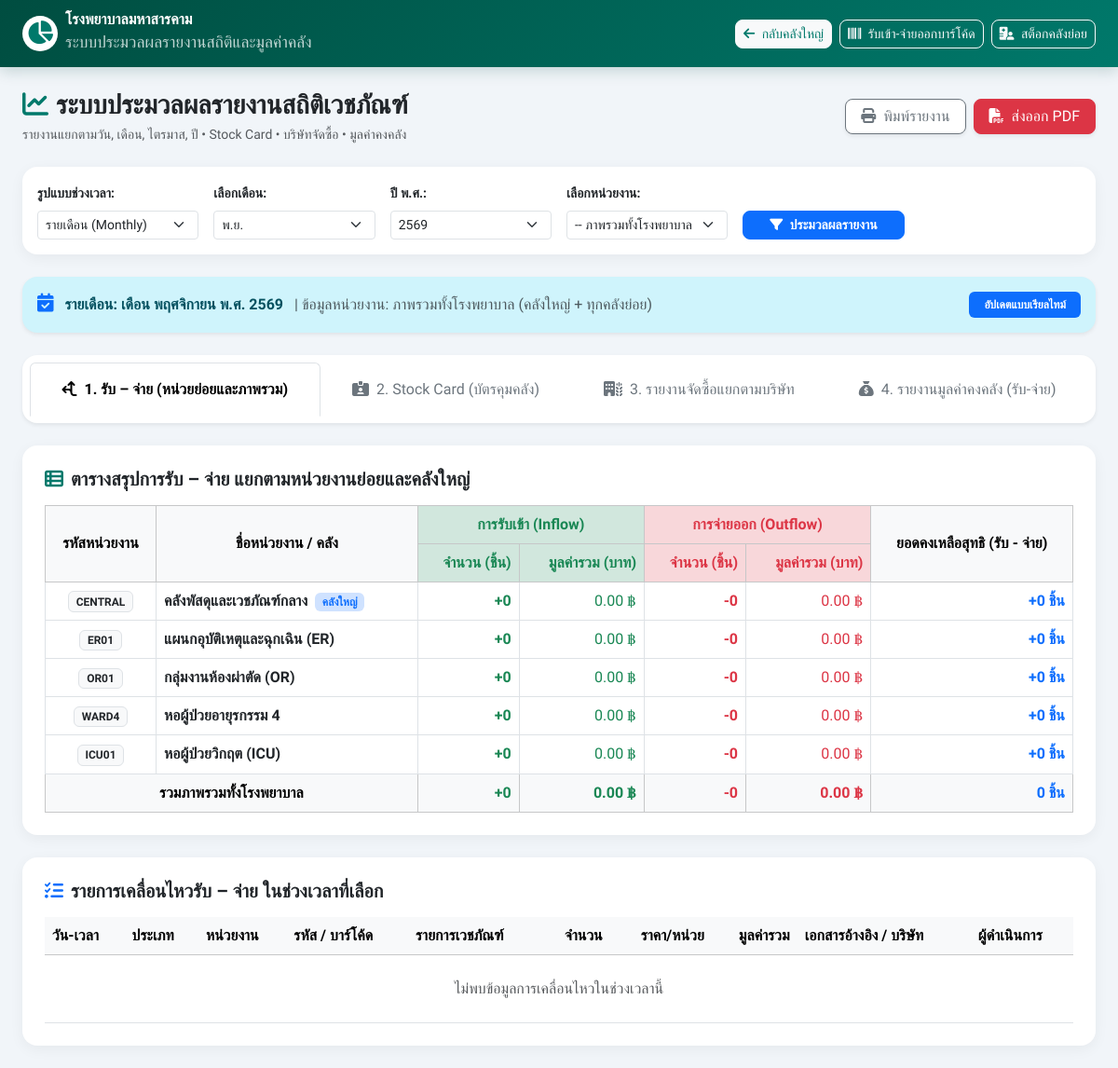
Screenshot of /admin/reports.php (signed in) with the database file from the repository.
### tables this page shows
CREATE TABLE `units` (
    `unit_id` INT AUTO_INCREMENT PRIMARY KEY,
    `unit_code` VARCHAR(50) NOT NULL UNIQUE,
    `unit_name` VARCHAR(150) NOT NULL,
    `phone` VARCHAR(50) DEFAULT NULL,
    `location` VARCHAR(150) DEFAULT NULL,
    `created_at` TIMESTAMP DEFAULT CURRENT_TIMESTAMP
);

### admin/reports.php (the view, shortened to what the rows shown need)
<?php
require_once __DIR__ . '/../config.php';
$period_type = $_GET['period_type'] ?? 'monthly';
$active_tab = $_GET['tab'] ?? 'receive_dispense';
$today = date('Y-m-d');
$current_year = (int)date('Y');
$current_month = (int)date('m');
$start_date = '';
$end_date   = '';
if ($period_type === 'daily') {
    $date_val = !empty($_GET['daily_date']) ? $_GET['daily_date'] : $today;
    $start_date = $date_val . ' 00:00:00';
    $end_date   = $date_val . ' 23:59:59';
    $period_label = "รายวัน: " . thaiDate($date_val, false);
} elseif ($period_type === 'monthly') {
    $m = !empty($_GET['month']) ? (int)$_GET['month'] : $current_month;
    $y = !empty($_GET['year']) ? (int)$_GET['year'] : $current_year;
    $start_date = sprintf('%04d-%02d-01 00:00:00', $y, $m);
    $last_day = date('t', strtotime(sprintf('%04d-%02d-01', $y, $m)));
    $end_date   = sprintf('%04d-%02d-%02d 23:59:59', $y, $m, $last_day);
} elseif ($period_type === 'yearly') {
    $y = !empty($_GET['year']) ? (int)$_GET['year'] : $current_year;
    $start_date = sprintf('%04d-01-01 00:00:00', $y);
    $end_date   = sprintf('%04d-12-31 23:59:59', $y);
    $period_label = "รายปี: ประจำปี พ.ศ. " . ($y + 543);
}
$unit_summary_sql = "
    SELECT u.unit_id, u.unit_code, u.unit_name,
           SUM(CASE WHEN sm.movement_type = 'in' THEN sm.quantity ELSE 0 END) AS total_in_qty,
           SUM(CASE WHEN sm.movement_type = 'in' THEN sm.total_price ELSE 0 END) AS total_in_val,
           SUM(CASE WHEN sm.movement_type = 'out' THEN sm.quantity ELSE 0 END) AS total_out_qty,
           SUM(CASE WHEN sm.movement_type = 'out' THEN sm.total_price ELSE 0 END) AS total_out_val
    FROM units u
    LEFT JOIN stock_movements sm ON u.unit_id = sm.unit_id AND sm.created_at >= ? AND sm.created_at <= ?
    GROUP BY u.unit_id
    ORDER BY u.unit_id ASC
";
$unit_summary_stmt = $pdo->prepare($unit_summary_sql);
$unit_summary_stmt->execute([$start_date, $end_date]);
$unit_summaries = $unit_summary_stmt->fetchAll();
?>
<!DOCTYPE html>
<html lang="th">
<head>
    <link href="https://cdn.jsdelivr.net/npm/bootstrap@5.3.2/dist/css/bootstrap.min.css" rel="stylesheet">
    <link href="https://cdnjs.cloudflare.com/ajax/libs/font-awesome/6.5.1/css/all.min.css" rel="stylesheet">
</head>
<body>
<div class="container-fluid py-4 px-lg-4">
    <div class="tab-content">
        <div class="tab-pane fade <?= $active_tab === 'receive_dispense' ? 'show active' : '' ?>" id="tab-rd">
            <div class="card card-report p-4 mb-4">
                <div class="table-responsive">
                    <table class="table table-bordered table-hover align-middle mb-0">
                        <thead class="table-light text-center">
                            <tr>
                                <th rowspan="2" class="align-middle">รหัสหน่วยงาน</th>
                                <th rowspan="2" class="align-middle">ชื่อหน่วยงาน / คลัง</th>
                                <th colspan="2" class="bg-success-subtle text-success">การรับเข้า (Inflow)</th>
                                <th colspan="2" class="bg-danger-subtle text-danger">การจ่ายออก (Outflow)</th>
                                <th rowspan="2" class="align-middle">ยอดคงเหลือสุทธิ (รับ - จ่าย)</th>
                            </tr>
                            <tr>
                                <th class="bg-success-subtle text-success text-end">จำนวน (ชิ้น)</th>
                                <th class="bg-success-subtle text-success text-end">มูลค่ารวม (บาท)</th>
                                <th class="bg-danger-subtle text-danger text-end">จำนวน (ชิ้น)</th>
                                <th class="bg-danger-subtle text-danger text-end">มูลค่ารวม (บาท)</th>
                            </tr>
                        </thead>
                        <tbody>
                            <?php
                            foreach ($unit_summaries as $us):
                                $net_q = (int)$us['total_in_qty'] - (int)$us['total_out_qty'];
                            ?>
                                <tr>
                                    <td class="text-center"><span class="badge bg-light text-dark border"><?= h($us['unit_code']) ?></span></td>
                                    <td class="fw-semibold text-dark">
                                        <?= h($us['unit_name']) ?>
                                        <?= $us['unit_id'] == 1 ? '<span class="badge bg-primary-subtle text-primary ms-1">คลังใหญ่</span>' : '' ?>
                                    </td>
                                    <td class="text-end fw-bold text-success">+<?= number_format($us['total_in_qty']) ?></td>
                                    <td class="text-end text-success"><?= number_format($us['total_in_val'], 2) ?> ฿</td>
                                    <td class="text-end fw-bold text-danger">-<?= number_format($us['total_out_qty']) ?></td>
                                    <td class="text-end text-danger"><?= number_format($us['total_out_val'], 2) ?> ฿</td>
                                    <td class="text-end fw-bold <?= $net_q >= 0 ? 'text-primary' : 'text-secondary' ?>">
                                        <?= ($net_q >= 0 ? '+' : '') . number_format($net_q) ?> ชิ้น
                                    </td>
                                </tr>
                            <?php endforeach; ?>
                        </tbody>
                    </table>
                </div>
            </div>
            <div class="card card-report p-4">
                <div class="table-responsive">
                    <table class="table table-hover align-middle mb-0">
                        <thead class="table-light">
                            <tr>
                                <th>วัน-เวลา</th>
                                <th>ประเภท</th>
                                <th>หน่วยงาน</th>
                                <th>รหัส / บาร์โค้ด</th>
                                <th>รายการเวชภัณฑ์</th>
                                <th class="text-end">จำนวน</th>
                                <th class="text-end">ราคา/หน่วย</th>
                                <th class="text-end">มูลค่ารวม</th>
                                <th>เอกสารอ้างอิง / บริษัท</th>
                                <th>ผู้ดำเนินการ</th>
                            </tr>
                        </thead>
                    </table>
                </div>
            </div>
        </div>
    </div>
</div>
</body>
</html>

### rows the page displays
units: unit_code "CENTRAL", unit_name "คลังพัสดุและเวชภัณฑ์กลาง", shows "คลังใหญ่", total_in_qty "0", total_in_val "0.00", total_out_qty "0", total_out_val "0.00", net_q "0"
units: unit_code "ER01", unit_name "แผนกอุบัติเหตุและฉุกเฉิน (ER)", total_in_qty "0", total_in_val "0.00", total_out_qty "0", total_out_val "0.00", net_q "0"
units: unit_code "OR01", unit_name "กลุ่มงานห้องผ่าตัด (OR)", total_in_qty "0", total_in_val "0.00", total_out_qty "0", total_out_val "0.00", net_q "0"
units: unit_code "WARD4", unit_name "หอผู้ป่วยอายุรกรรม 4", total_in_qty "0", total_in_val "0.00", total_out_qty "0", total_out_val "0.00", net_q "0"
units: unit_code "ICU01", unit_name "หอผู้ป่วยวิกฤต (ICU)", total_in_qty "0", total_in_val "0.00", total_out_qty "0", total_out_val "0.00", net_q "0"

### other values shown
$period_label "รายเดือน: เดือน พฤศจิกายน พ.ศ. 2569"
$tot_in_q "0"
$tot_in_v "0.00"
$tot_out_q "0"
$tot_out_v "0.00"
$tot_in_q - $tot_out_q "0"
form field month "พ.ย."
form field year "2569"
